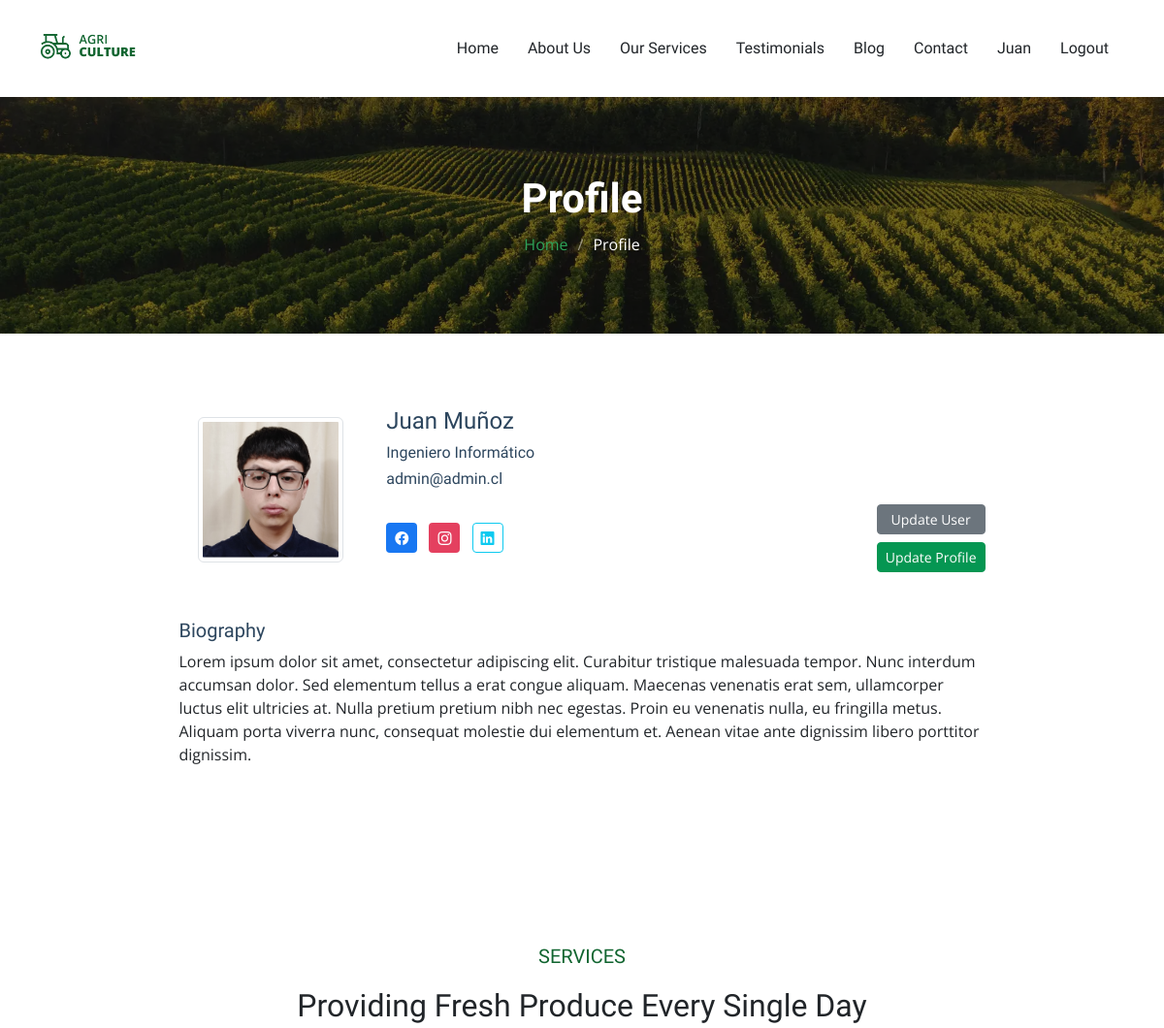
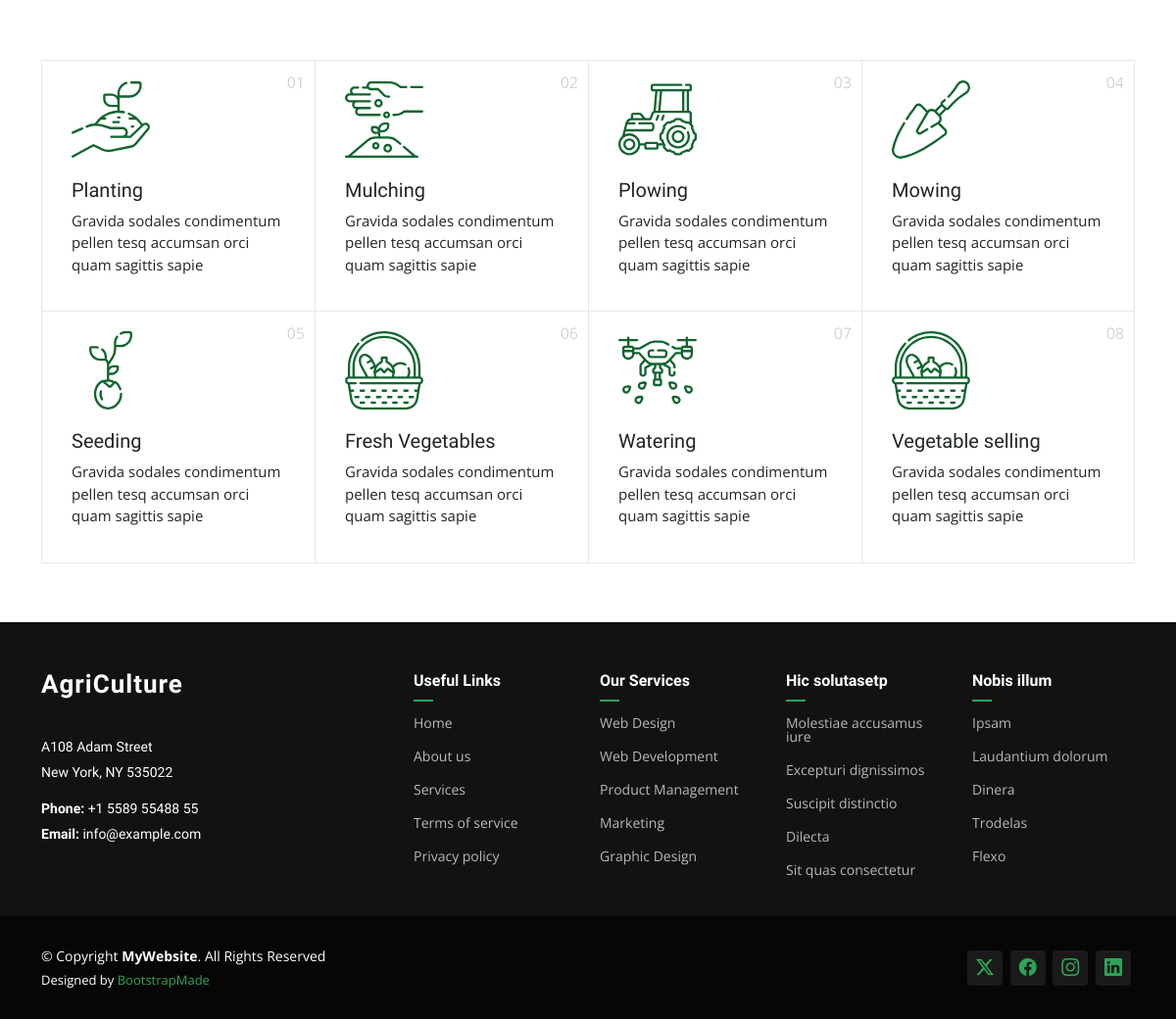
/accounts/profile/admin/ (signed in), run on the app's committed database (2 pictures, top to bottom).
### registration/models.py (models this page shows)
class Profile(models.Model):
    user = models.OneToOneField(User, on_delete=models.CASCADE)
    profile_photo = models.ImageField(upload_to='profiles', null=True, blank=True)
    bio = models.TextField(null=True, blank=True)
    occupation = models.CharField(max_length=200, null=True, blank=True)
    facebook = models.URLField(max_length=200, null=True, blank=True)
    instagram = models.URLField(max_length=200, null=True, blank=True)
    linkedin = models.URLField(max_length=200, null=True, blank=True)
    twitter = models.URLField(max_length=200, null=True, blank=True)

### registration/views.py (the view)
# urls.py: path('profile/<str:username>/', ProfileDetailView.as_view(), name='profile_detail'),
class ProfileDetailView(LoginRequiredMixin, DetailView):
    model = Profile
    template_name ='registration/profile_detail.html'
    context_object_name = 'profile'
    def get_object(self):
        username = self.kwargs.get('username')
        return get_object_or_404(Profile, user__username=username)
    def get_context_data(self, **kwargs):
        context = super().get_context_data(**kwargs)
        context['is_owner'] = self.request.user == self.object.user
        return context

### core/templates/registration/profile_detail.html (shortened to what this page needs)
{% extends 'partials/base.html' %}
{% load static %}
{% block content %}
    {% include 'sections/page-title.html' with page_title="Profile" page_subtitle="Profile" %}
    <section id="profile" class="profile section">
        <div class="container">
            <div class="row mt-3">
                <div class="col-md-9 mx-auto mb-5">
                    <div class="row align-items-center">
                        <div class="col-md-3 text-center">
                            {% if profile.profile_photo %}
                                <img src="{{ profile.profile_photo.url }}" class="img-fluid img-thumbnail" style="width: 100%; max-width: 150px; height: 150px; object-fit: cover;" alt="Profile Photo">
                            {% else %}
                                <img src="{% static 'core/img/registration/no-avatar.jpg' %}" class="img-fluid img-thumbnail" style="width: 100%; max-width: 150px; height: 150px; object-fit: cover;" alt="Profile Photo">
                            {% endif %}
                        </div>
                        <div class="col-md-9">
                            <h4>{{ profile.user.first_name }} {{ profile.user.last_name }}</h4>
                            {% if profile.occupation %}
                                <h6>{{ profile.occupation }}</h6>
                            {% endif %}
                            <h6>{{ profile.user.email }}</h6>
                            <div class="d-flex align-items-center justify-content-between mt-3">
                                <div class="social-links">
                                    {% if profile.facebook %}
                                        <a href="{{profile.facebook}}" class="btn btn-sm me-2" style="background-color: #1877F2; color: white;">
                                            <i class="bi bi-facebook"></i>
                                        </a>
                                    {% endif %}
                                    {% if profile.instagram %}
                                        <a href="{{profile.instagram}}" class="btn btn-sm me-2" style="background-color: #E4405F; color: white;">
                                            <i class="bi bi-instagram"></i>
                                        </a>
                                    {% endif %}
                                    {% if profile.linkedin %}
                                        <a href="{{profile.linkedin}}" class="btn btn-outline-info btn-sm me-2">
                                            <i class="bi bi-linkedin"></i>
                                        </a>
                                    {% endif %}
                                </div>
                                <div class="d-flex flex-column">
                                    <a href="{% url 'user_update' request.user.username %}" class="btn btn-info btn-sm mb-2" style="background-color: #6c757d; border-color: #6c757d; color:white;">
                                        Update User
                                    </a>
                                    <a href="{% url 'profile_update' request.user.username %}" class="btn btn-primary btn-sm" style="background: #059652; border-color: #059652;">
                                        Update Profile
                                    </a>
                                </div>
                            </div>
                        </div>
                    </div>
                    <div class="row mt-5">
                        <div class="col-12">
                            <h5>Biography</h5>
                            <p>{{profile.bio}}</p>
                        </div>
                    </div>
                </div>
            </div>
        </div>
    </section>
    {% include 'sections/services-info.html' %}
{% endblock %}

### core/templates/partials/base.html (shortened to what this page needs)
{% load static %}
<!DOCTYPE html>
<html lang="en">
<head>
  <link href="{% static 'core/vendor/bootstrap/css/bootstrap.min.css' %}" rel="stylesheet">
  <link href="{% static 'core/vendor/bootstrap-icons/bootstrap-icons.css' %}" rel="stylesheet">
  <link href="{% static 'core/vendor/aos/aos.css' %}" rel="stylesheet">
  <link href="{% static 'core/vendor/swiper/swiper-bundle.min.css' %}" rel="stylesheet">
  <link href="{% static 'core/vendor/glightbox/css/glightbox.min.css' %}" rel="stylesheet">
  <link href="{% static 'core/css/main.css' %}" rel="stylesheet">
</head>
<body class="index-page">
  <header id="header" class="header d-flex align-items-center position-relative">
    <div class="container-fluid container-xl position-relative d-flex align-items-center justify-content-between">
        <a href="index.html" class="logo d-flex align-items-center">
            <img src="{% static 'core/img/logo.png' %}" alt="AgriCulture">
        </a>
        <nav id="navmenu" class="navmenu">
            <ul>
              <li><a href="{% url 'index' %}" class="{% if request.path == '/' %}active{% endif %}">Home</a></li>
              <li><a href="{% url 'about' %}" class="{% if request.path == '/about/' %}active{% endif %}">About Us</a></li>
              <li><a href="{% url 'services' %}" class="{% if request.path == '/services/' %}active{% endif %}">Our Services</a></li>
              <li><a href="{% url 'testimonials' %}" class="{% if request.path == '/testimonials/' %}active{% endif %}">Testimonials</a></li>
              <li><a href="{% url 'blog' %}" class="{% if request.path == '/blog/' %}active{% endif %}">Blog</a></li>
              <li><a href="{% url 'contact' %}" class="{% if request.path == '/contact/' %}active{% endif %}">Contact</a></li>
              {% if not request.user.is_authenticated %}
                <li><a href="{% url 'login' %}" class="{% if request.path == '/accounts/login/' %}active{% endif %}">Login</a></li>
              {% else %}
                <li><a href="{% url 'profile_detail' request.user.username %}" class="{% if request.path == '/profile/' %}active{% endif %}">{{request.user.first_name}}</a></li>
                <li><a href="{% url 'logout' %}" onclick="event.preventDefault(); document.getElementById('logout-form').submit();">Logout</a></li>
              {% endif %}
            </ul>
        </nav>
    </div>
  </header>
  <main class="main">
    {% block content %}{% endblock content %}
  </main>
  <footer id="footer" class="footer dark-background">
    <div class="footer-top">
      <div class="container">
        <div class="row gy-4">
          <div class="col-lg-4 col-md-6 footer-about">
            <a href="index.html" class="logo d-flex align-items-center">
              <span class="sitename">AgriCulture</span>
            </a>
            <div class="footer-contact pt-3">
              <p>A108 Adam Street</p>
              <p>New York, NY 535022</p>
              <p class="mt-3"><strong>Phone:</strong> <span>+1 5589 55488 55</span></p>
              <p><strong>Email:</strong> <span>info@example.com</span></p>
            </div>
          </div>
          <div class="col-lg-2 col-md-3 footer-links">
            <h4>Useful Links</h4>
            <ul>
              <li><a href="#">Home</a></li>
              <li><a href="#">About us</a></li>
              <li><a href="#">Services</a></li>
              <li><a href="#">Terms of service</a></li>
              <li><a href="#">Privacy policy</a></li>
            </ul>
          </div>
          <div class="col-lg-2 col-md-3 footer-links">
            <h4>Our Services</h4>
            <ul>
              <li><a href="#">Web Design</a></li>
              <li><a href="#">Web Development</a></li>
              <li><a href="#">Product Management</a></li>
              <li><a href="#">Marketing</a></li>
              <li><a href="#">Graphic Design</a></li>
            </ul>
          </div>
          <div class="col-lg-2 col-md-3 footer-links">
            <h4>Hic solutasetp</h4>
            <ul>
              <li><a href="#">Molestiae accusamus iure</a></li>
              <li><a href="#">Excepturi dignissimos</a></li>
              <li><a href="#">Suscipit distinctio</a></li>
              <li><a href="#">Dilecta</a></li>
              <li><a href="#">Sit quas consectetur</a></li>
            </ul>
          </div>
          <div class="col-lg-2 col-md-3 footer-links">
            <h4>Nobis illum</h4>
            <ul>
              <li><a href="#">Ipsam</a></li>
              <li><a href="#">Laudantium dolorum</a></li>
              <li><a href="#">Dinera</a></li>
              <li><a href="#">Trodelas</a></li>
              <li><a href="#">Flexo</a></li>
            </ul>
          </div>
        </div>
      </div>
    </div>
    <div class="copyright text-center">
      <div class="container d-flex flex-column flex-lg-row justify-content-center justify-content-lg-between align-items-center">
        <div class="d-flex flex-column align-items-center align-items-lg-start">
          <div>
            © Copyright <strong><span>MyWebsite</span></strong>. All Rights Reserved
          </div>
          <div class="credits">
            Designed by <a href="https://bootstrapmade.com/">BootstrapMade</a>
          </div>
        </div>
        <div class="social-links order-first order-lg-last mb-3 mb-lg-0">
          <a href=""><i class="bi bi-twitter-x"></i></a>
          <a href=""><i class="bi bi-facebook"></i></a>
          <a href=""><i class="bi bi-instagram"></i></a>
          <a href=""><i class="bi bi-linkedin"></i></a>
        </div>
      </div>
    </div>
  </footer>
</body>
</html>

### core/static/core/css/main.css (style rules this page uses)
:root { --default-font: "Open Sans", system-ui, -apple-system, "Segoe UI", Roboto, "Helvetica Neue", Arial, "Noto Sans", "Liberation Sans", sans-serif, "Apple Color Emoji", "Segoe UI Emoji", "Segoe UI Symbol", "Noto Color Emoji"; --heading-font: "Marcellus", sans-serif; --nav-font: "Marcellus", sans-serif; }
:root { --background-color: #ffffff; --default-color: #212529; --heading-color: #2d465e; --accent-color: #116530; --surface-color: #ffffff; --contrast-color: #ffffff; }
:root { --nav-color: #212529; --nav-hover-color: #116530; --nav-mobile-background-color: #ffffff; --nav-dropdown-background-color: #ffffff; --nav-dropdown-color: #212529; --nav-dropdown-hover-color: #116530; }
.dark-background { --background-color: #060606; --default-color: #ffffff; --heading-color: #ffffff; --accent-color: #2ea359; --surface-color: #252525; --contrast-color: #ffffff; }
:root { scroll-behavior: smooth; }
body { color: var(--default-color); background-color: var(--background-color); font-family: var(--default-font); }
a { color: var(--accent-color); text-decoration: none; transition: 0.3s; }
h1, h2, h3, h4, h5, h6 { color: var(--heading-color); font-family: var(--heading-font); }
.header { color: var(--default-color); background-color: var(--background-color); padding: 20px 0; transition: all 0.5s; z-index: 997; }
.header .logo { line-height: 1; }
.header .logo img { max-height: 32px; margin-right: 8px; }
@media (min-width: 1200px) { .navmenu { padding: 0; } }
@media (min-width: 1200px) { .navmenu ul { margin: 0; padding: 0; display: flex; list-style: none; align-items: center; } }
@media (min-width: 1200px) { .navmenu li { position: relative; } }
@media (min-width: 1200px) { .navmenu a, .navmenu a:focus { color: var(--nav-color); padding: 18px 15px; font-size: 16px; font-family: var(--nav-font); font-weight: 400; display: flex; align-items: center; justify-content: space-between; white-space: nowrap; transition: 0.3s; } }
.footer { color: var(--default-color); background-color: var(--background-color); font-size: 14px; position: relative; }
.footer .footer-top { background-color: color-mix(in srgb, var(--background-color), white 5%); padding-top: 50px; }
.footer .footer-about .logo { line-height: 1; margin-bottom: 25px; }
.footer .footer-about .logo span { color: var(--heading-color); font-family: var(--heading-font); font-size: 26px; font-weight: 700; letter-spacing: 1px; }
.footer .footer-about p { font-size: 14px; font-family: var(--heading-font); }
.footer h4 { font-size: 16px; font-weight: 600; position: relative; padding-bottom: 12px; margin-bottom: 15px; }
.footer h4::after { content: ""; position: absolute; display: block; width: 20px; height: 2px; background: var(--accent-color); bottom: 0; left: 0; }
.footer .footer-links { margin-bottom: 30px; }
.footer .footer-links ul { list-style: none; padding: 0; margin: 0; }
.footer .footer-links ul li { padding: 10px 0; display: flex; align-items: center; }
.footer .footer-links ul li:first-child { padding-top: 0; }
.footer .footer-links ul a { color: color-mix(in srgb, var(--default-color), transparent 30%); display: inline-block; line-height: 1; }
.footer .footer-contact p { margin-bottom: 5px; }
.footer .copyright { padding: 30px 0; }
.footer .credits { margin-top: 5px; font-size: 13px; }
.footer .social-links a { font-size: 18px; display: inline-block; background: color-mix(in srgb, var(--default-color), transparent 92%); color: var(--accent-color); line-height: 1; padding: 8px 0; margin-right: 4px; border-radius: 4px; text-align: center; width: 36px; height: 36px; transition: 0.3s; }
section, .section { color: var(--default-color); background-color: var(--background-color); padding: 60px 0; scroll-margin-top: 100px; overflow: clip; }

### data on the page
Profile: profile_photo (picture), user.first_name "Juan", user.last_name "Muñoz", occupation "Ingeniero Informático", user.email "admin@admin.cl", bio "Lorem ipsum dolor sit amet, consectetur adipiscing elit. Curabitur tristique malesuada tempor. Nunc interdum accumsan dolor. Sed elementum tellus a erat congue aliquam. Maecenas venenatis erat sem, ullamcorper luctus elit ultricies at. Nulla pretium pretium nibh nec egestas. Proin eu venenatis nulla, eu fringilla metus. Aliquam porta viverra nunc, consequat molestie dui elementum et. Aenean vitae ante dignissim libero porttitor dignissim."

### other printed values
{{ request.user.first_name }} "Juan"
{{ page_title }} "Profile"
{{ page_subtitle }} "Profile"
